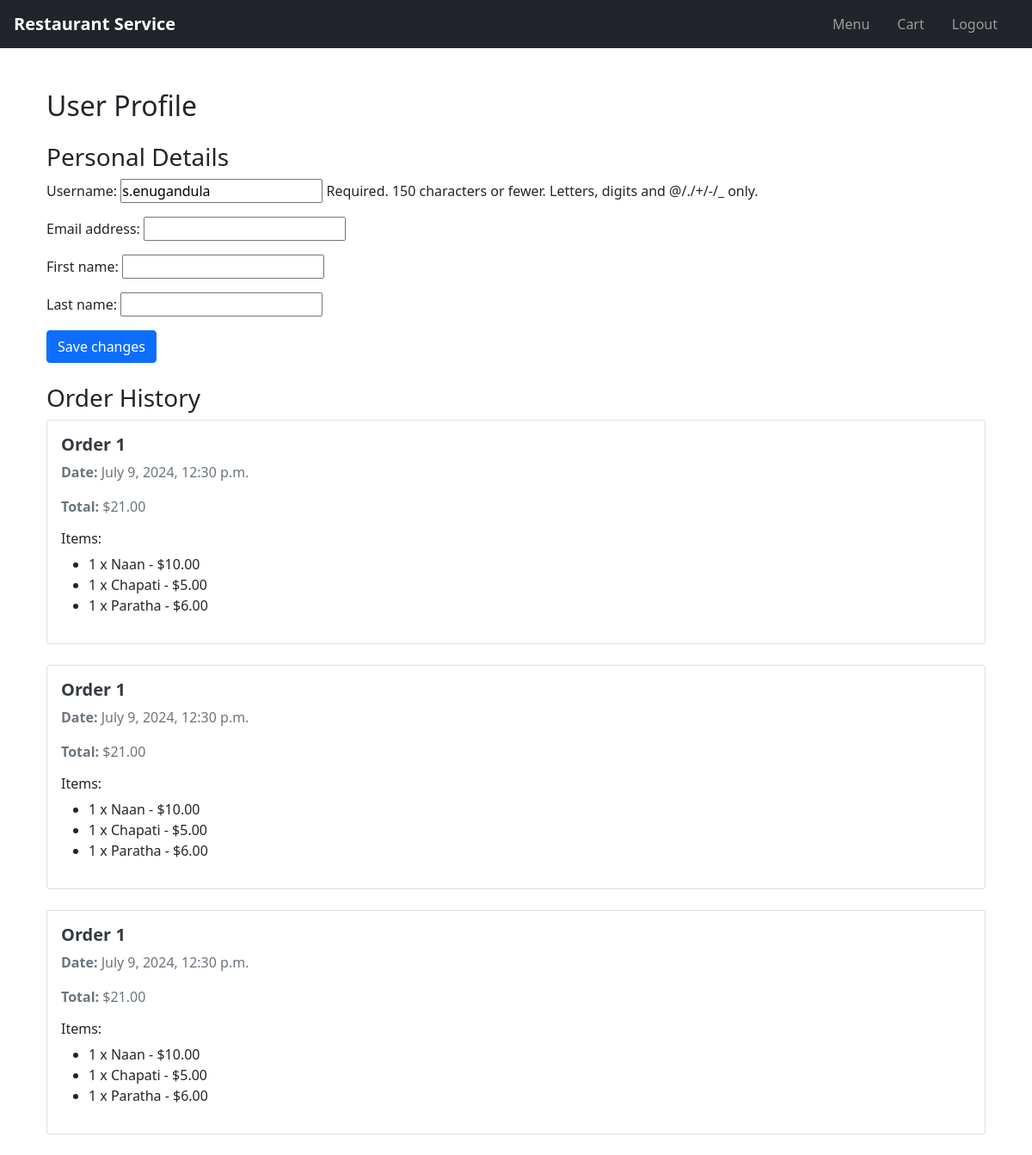
/profile/ (signed in), run on the app's committed database.
### main/models.py (models this page shows, shortened)
class CartItem(models.Model):
    cart = models.ForeignKey(Cart, on_delete=models.CASCADE)
    menu_item = models.ForeignKey(MenuItem, on_delete=models.CASCADE)
    quantity = models.PositiveIntegerField(default=1)
    price = models.DecimalField(max_digits=6, decimal_places=2, default=0.00)
    is_confirmed = models.BooleanField(default=False)
    created_at = models.DateTimeField(default=timezone.now)
    total = models.DecimalField(max_digits=10, decimal_places=2, default=0.00)

class Cart(models.Model):
    user = models.ForeignKey(User, on_delete=models.CASCADE)
    created_at = models.DateTimeField(default=timezone.now)
    total = models.DecimalField(max_digits=10, decimal_places=2, default=0.00)
    is_confirmed = models.BooleanField(default=False)

class MenuItem(models.Model):
    name = models.CharField(max_length=100)
    description = models.TextField()
    price = models.DecimalField(max_digits=6, decimal_places=2)

### main/views.py (the view)
# urls.py: path('profile/', views.user_profile, name='user_profile'),
def user_profile(request):
    if not request.user.is_authenticated:
        return redirect('login')
    orders = CartItem.objects.filter(cart__user=request.user, is_confirmed=True).order_by('-created_at')
    if request.method == 'POST':
        form = UserProfileForm(request.POST, instance=request.user)
        if form.is_valid():
            form.save()
            messages.success(request, 'Your profile was successfully updated!')
            return redirect('user_profile')
        else:
            messages.error(request, 'Please correct the error below.')
    else:
        form = UserProfileForm(instance=request.user)
    return render(request, 'main/user_profile.html', {'form': form, 'orders': orders})

### main/forms.py
class UserProfileForm(forms.ModelForm):
    class Meta:
        model = User
        fields = ['username', 'email', 'first_name', 'last_name']

### main/templates/main/user_profile.html (shortened to what this page needs)
{% extends 'main/base.html' %}
{% block content %}
<div class="container">
    <h2 class="my-4">User Profile</h2>
    <h3>Personal Details</h3>
    <form method="post">
        {{ form.as_p }}
        <button type="submit" class="btn btn-primary">Save changes</button>
    </form>
    <h3 class="mt-4">Order History</h3>
    {% for order in orders %}
    <div class="card mb-4">
        <div class="card-body">
            <h5 class="card-title">Order {{ order.cart.id }}</h5>
            <p class="card-text"><strong>Date:</strong> {{ order.cart.created_at }}</p>
            <p class="card-text"><strong>Total:</strong> ${{ order.cart.total }}</p>
            <h6>Items:</h6>
            <ul>
                {% for item in order.cart.cartitem_set.all %}
                <li>{{ item.quantity }} x {{ item.menu_item.name }} - ${{ item.price }}</li>
                {% endfor %}
            </ul>
        </div>
    </div>
    {% empty %}
    <div class="card mb-4">
        <div class="card-body">
            <p>No orders found.</p>
        </div>
    </div>
    {% endfor %}
</div>
{% endblock %}

### main/static/main/style.css (style rules this page uses)
* { margin: 0; padding: 0; box-sizing: border-box; }
body { font-family: 'Arial', sans-serif; background-color: #f8f9fa; color: #495057; }
.btn-primary { background-color: #007bff; border-color: #007bff; }
.card { background-color: #ffffff; border: 1px solid rgba(0, 0, 0, 0.125); border-radius: 0.5rem; transition: box-shadow 0.3s ease; }
.card-title { font-size: 1.25rem; font-weight: bold; color: #343a40; }
.card-text { color: #6c757d; }

### data on the page
CartItem: cart.id "1", cart.created_at "July 9, 2024, 12:30 p.m.", cart.total "21.00", quantity "1", menu_item.name "Paratha", price "6.00"
CartItem: quantity "1", menu_item.name "Naan", price "10.00", cart.id "1", cart.created_at "July 9, 2024, 12:30 p.m.", cart.total "21.00"
CartItem: quantity "1", menu_item.name "Chapati", price "5.00", cart.id "1", cart.created_at "July 9, 2024, 12:30 p.m.", cart.total "21.00"
